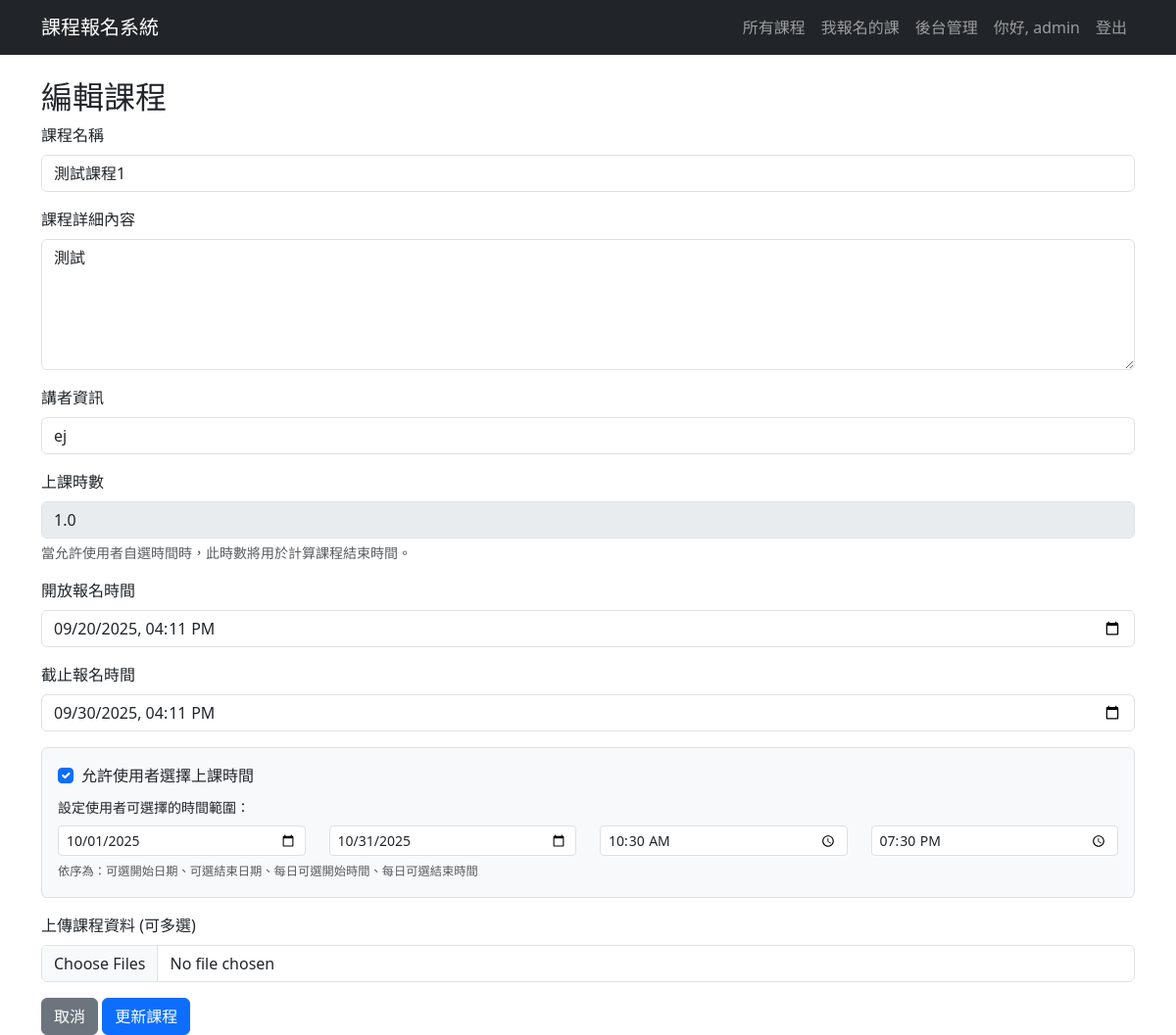
The app's page /admin/course/edit/1 (signed in) with its own data.
### app.py (models this page shows, shortened)
class User(UserMixin, db.Model):
    id = db.Column(db.Integer, primary_key=True) # 使用者ID 唯一值
    username = db.Column(db.String(80), unique=True, nullable=False)
    password_hash = db.Column(db.String(200), nullable=False) # 儲存雜湊後的密碼
    is_admin = db.Column(db.Boolean, default=False) # 是否為管理者
    __table_args__ = {'extend_existing': True} # 避免重複定義表格錯誤

class Course(db.Model):
    __tablename__ = 'course' # 建議明確指定表名
    id = db.Column(db.Integer, primary_key=True)
    name = db.Column(db.String(120), nullable=False)
    description = db.Column(db.Text, nullable=False) # 課程描述
    speaker_info = db.Column(db.String(200)) # 講者資訊
    has_time_slots = db.Column(db.Boolean, default=False, nullable=False) # 是否有梯次
    status = db.Column(db.String(20), default='尚未開放') # 課程狀態：尚未開放、報名中、報名截止
    registration_start_time = db.Column(db.DateTime, nullable=False) # 報名開始時間
    registration_end_time = db.Column(db.DateTime, nullable=False) # 報名截止時間
    allow_user_to_choose_time = db.Column(db.Boolean, default=False, nullable=False) # 是否允許使用者自選時間
    duration_hours = db.Column(db.Float, nullable=True, default=1) # 新增：上課時數欄位
    user_choice_start_date = db.Column(db.Date, nullable=True) # 自選時間的可選起始日
    user_choice_end_date = db.Column(db.Date, nullable=True) # 自選時間的可選結束日
    user_choice_start_time_of_day = db.Column(db.Time, nullable=True) # 自選時間的每日可選起始時間
    user_choice_end_time_of_day = db.Column(db.Time, nullable=True) # 自選時間的每日可選結束時間
    __table_args__ = {'extend_existing': True} # 避免重複定義表格錯誤
    files = db.relationship('CourseFile', backref='course', lazy=True, cascade="all, delete-orphan") # 課程有多個檔案，刪除課程時也刪除相關檔案
    time_slots = db.relationship('TimeSlot', backref='course', lazy=True, cascade="all, delete-orphan") # 課程有多個梯次，刪除課程時也刪除相關梯次

### app.py (the view)
@app.route('/admin/course/edit/<int:course_id>')
@login_required
@admin_required
def edit_course(course_id):
    course = Course.query.get_or_404(course_id)
    return render_template('admin_course_form.html', course=course)

### app.py (called while the page is built)
@login_manager.user_loader
def load_user(user_id): # 透過 user_id 載入使用者
    return User.query.get(int(user_id)) # 從資料庫取得使用者資料

def admin_required(f):
    @wraps(f)
    def decorated_function(*args, **kwargs):
        if not current_user.is_authenticated or not current_user.is_admin:
            flash('您沒有權限。', 'danger')
            return redirect(url_for('index'))
        return f(*args, **kwargs)
    return decorated_function

### templates/admin_course_form.html (shortened to what this page needs)
{% extends "layout.html" %}
{% block content %}
<h2>{% if course %}編輯課程{% else %}新增課程{% endif %}</h2>
<form action="{% if course %}{{ url_for('update_course', course_id=course.id) }}{% else %}{{ url_for('create_course') }}{% endif %}" method="POST" enctype="multipart/form-data">
    <div class="mb-3">
        <label for="name" class="form-label">課程名稱</label>
        <input type="text" class="form-control" id="name" name="name" value="{{ course.name if course else request.form.get('name', '') }}" required>
    </div>
    <div class="mb-3">
        <label for="description" class="form-label">課程詳細內容</label>
        <textarea class="form-control" id="description" name="description" rows="5" required>{{ course.description if course else request.form.get('description', '') }}</textarea>
    </div>
    <div class="mb-3">
        <label for="speaker_info" class="form-label">講者資訊</label>
        <input type="text" class="form-control" id="speaker_info" name="speaker_info" value="{{ course.speaker_info if course else request.form.get('speaker_info', '') }}">
    </div>
    <div class="mb-3">
        <label for="duration_hours" class="form-label">上課時數</label>
        <input type="number" class="form-control" id="duration_hours" name="duration_hours" value="{{ course.duration_hours if course else request.form.get('duration_hours', '1') }}" required min="0.5" step="0.5" {% if course %}readonly{% endif %}>
        <div class="form-text">當允許使用者自選時間時，此時數將用於計算課程結束時間。</div>
    </div>
    <div class="mb-3">
        <label for="registration_start_time" class="form-label">開放報名時間</label>
        <input type="datetime-local" class="form-control" id="registration_start_time" name="registration_start_time"
               value="{{ course.registration_start_time.strftime('%Y-%m-%dT%H:%M') if course else request.form.get('registration_start_time', '') }}" required>
    </div>
    <div class="mb-3">
        <label for="registration_end_time" class="form-label">截止報名時間</label>
        <input type="datetime-local" class="form-control" id="registration_end_time" name="registration_end_time"
               value="{{ course.registration_end_time.strftime('%Y-%m-%dT%H:%M') if course else request.form.get('registration_end_time', '') }}" required>
    </div>
    <div class="mb-3 p-3 border rounded bg-light">
        <div class="form-check mb-2">
            <input type="checkbox" class="form-check-input" id="allow_user_to_choose_time" name="allow_user_to_choose_time" value="true" {% if (course and course.allow_user_to_choose_time) or request.form.get('allow_user_to_choose_time') %}checked{% endif %}>
            <label class="form-check-label" for="allow_user_to_choose_time">允許使用者選擇上課時間</label>
        </div>
        <div id="user-choice-range-section" style="display: none;">
            <label class="form-label small">設定使用者可選擇的時間範圍：</label>
            <div class="row">
                <div class="col-md-3"><input type="date" class="form-control form-control-sm" name="user_choice_start_date" title="可選開始日期" value="{{ (course.user_choice_start_date.strftime('%Y-%m-%d') if course and course.user_choice_start_date) or request.form.get('user_choice_start_date', '') }}"></div>
                <div class="col-md-3"><input type="date" class="form-control form-control-sm" name="user_choice_end_date" title="可選結束日期" value="{{ (course.user_choice_end_date.strftime('%Y-%m-%d') if course and course.user_choice_end_date) or request.form.get('user_choice_end_date', '') }}"></div>
                <div class="col-md-3"><input type="time" class="form-control form-control-sm" name="user_choice_start_time_of_day" title="每日可選開始時間" value="{{ (course.user_choice_start_time_of_day.strftime('%H:%M') if course and course.user_choice_start_time_of_day) or request.form.get('user_choice_start_time_of_day', '') }}"></div>
                <div class="col-md-3"><input type="time" class="form-control form-control-sm" name="user_choice_end_time_of_day" title="每日可選結束時間" value="{{ (course.user_choice_end_time_of_day.strftime('%H:%M') if course and course.user_choice_end_time_of_day) or request.form.get('user_choice_end_time_of_day', '') }}"></div>
                <div class="col-12">
                    <div class="form-text">
                        <small>依序為：可選開始日期、可選結束日期、每日可選開始時間、每日可選結束時間</small>
                    </div>
                </div>
            </div>
        </div>
    </div>
<div class="mb-3">
    <label for="file" class="form-label">上傳課程資料 (可多選)</label>
    <input class="form-control" type="file" id="file" name="files" multiple>
</div>
    <a href="{{ url_for('admin_dashboard') }}" class="btn btn-secondary">取消</a>
    <button type="submit" class="btn btn-primary">{% if course %}更新課程{% else %}建立課程{% endif %}</button>
</form>
{% endblock %}

### templates/layout.html (shortened to what this page needs)
<!doctype html>
<html lang="zh-Hant">
<head>
    <link href="https://cdn.jsdelivr.net/npm/bootstrap@5.3.3/dist/css/bootstrap.min.css" rel="stylesheet">
    <link rel="stylesheet" href="https://cdn.jsdelivr.net/npm/bootstrap-icons@1.11.3/font/bootstrap-icons.min.css">
    <link rel="stylesheet" href="{{ url_for('static', filename='css/style.css') }}">
</head>
<body class="{% block body_class %}{% endblock %}">
    <nav class="navbar navbar-expand-lg {% block navbar_classes %}navbar-dark bg-dark{% endblock %}">
        <div class="container">
            <a class="navbar-brand" href="{{ url_for('index') }}">課程報名系統</a>
            <div class="collapse navbar-collapse" id="navbarNav">
                <ul class="navbar-nav ms-auto">
                    <li class="nav-item">
                        <a class="nav-link" href="{{ url_for('index') }}">所有課程</a>
                    </li>
                    {% if current_user.is_authenticated %}
                        <li class="nav-item">
                            <a class="nav-link" href="{{ url_for('my_courses') }}">我報名的課</a>
                        </li>
                        {% if current_user.is_admin %}
                        <li class="nav-item">
                            <a class="nav-link" href="{{ url_for('admin_dashboard') }}">後台管理</a>
                        </li>
                        {% endif %}
                        <li class="nav-item">
                            <a class="nav-link" href="#">你好, {{ current_user.username }}</a>
                        </li>
                        <li class="nav-item">
                            <a class="nav-link" href="{{ url_for('logout') }}">登出</a>
                        </li>
                    {% else %}
                        <li class="nav-item">
                            <a class="nav-link" href="{{ url_for('login') }}">登入/註冊</a>
                        </li>
                    {% endif %}
                </ul>
            </div>
        </div>
    </nav>
    <main class="container mt-4">
        {% block content %}{% endblock %}
    </main>
</body>
</html>

### static/css/style.css (style rules this page uses)
input[readonly], textarea[readonly] { background-color: #e9ecef; cursor: not-allowed; }

### records on screen
User: username "admin"
Course: name "測試課程1", description "測試", speaker_info "ej", duration_hours "1.0", registration_start_time "09/20/2025 16:11", registration_end_time "09/30/2025 16:11", allow_user_to_choose_time "☑", user_choice_start_date "10/01/2025", user_choice_end_date "10/31/2025", user_choice_start_time_of_day "10:30", user_choice_end_time_of_day "19:30"
